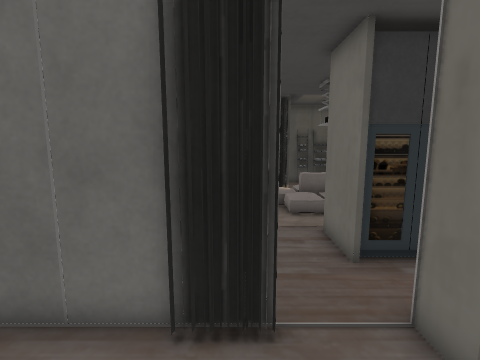
View 1 (above)

17 first-person views from a walk through a 3-D level made in the Unity game engine. The camera is 1.4 m above the floor, tilts 8° down and sees 85° across. The floor is counted in squares, 0.5 m on a side. Each view is taken from the middle of a square. On the plan, view 1 faces up. The plan holds only what a view shows up to about 19 squares ahead; the rest is blank. Door leaves are left out, so doorways stand open. Some surface patterns are stand-ins.

View 2
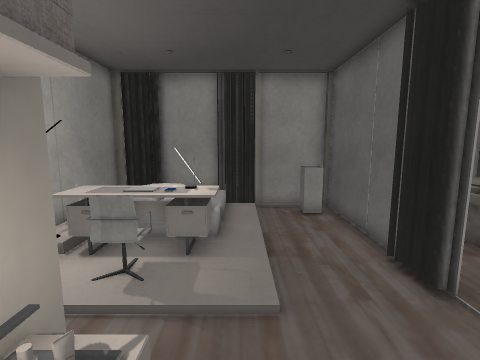

View 3
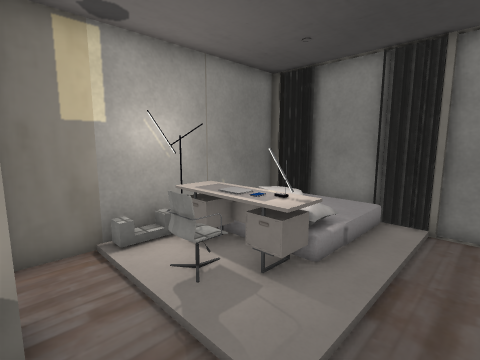

View 4
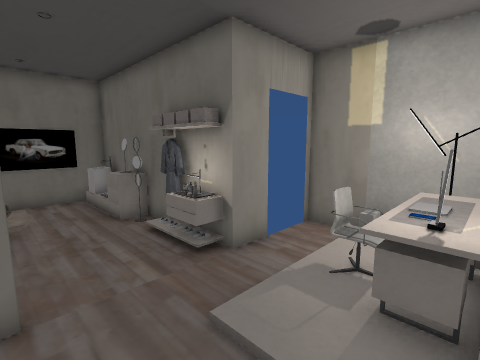

View 5
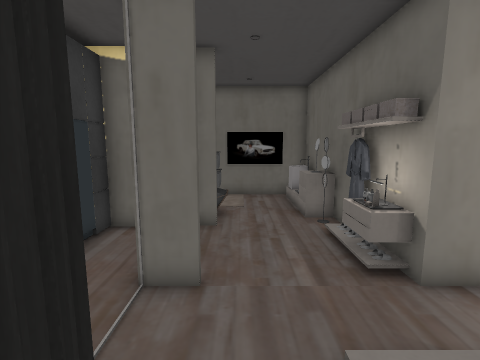

View 6
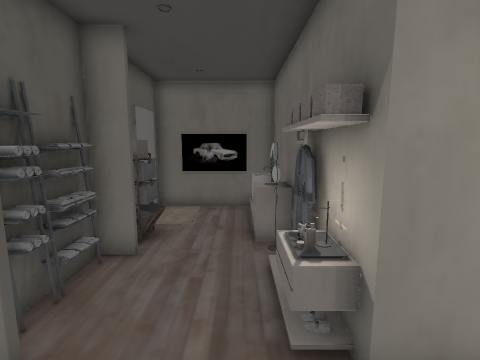

View 7
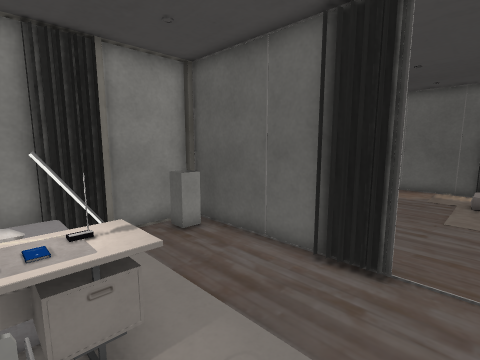

View 8
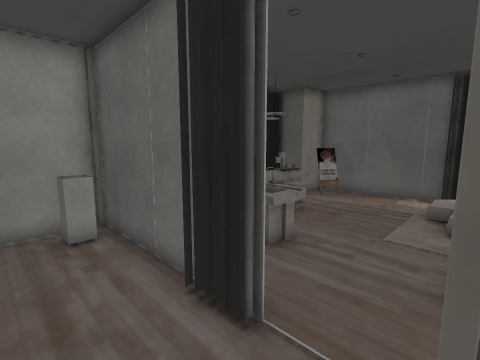

View 9
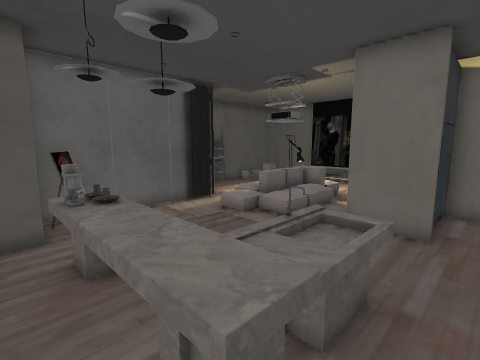

View 10
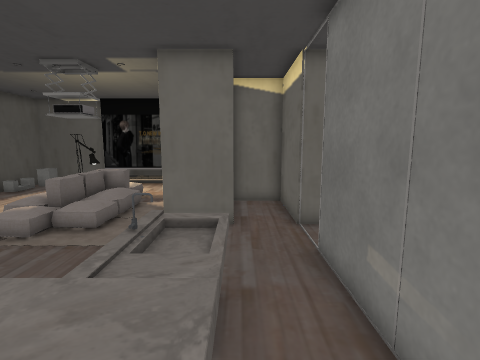

View 11
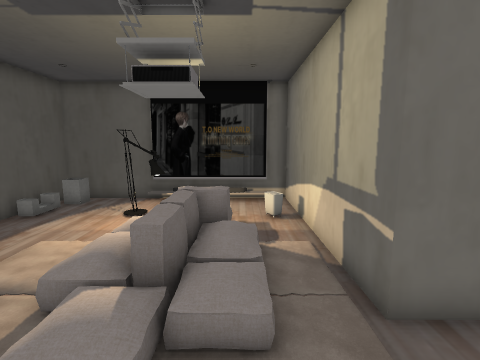

View 12
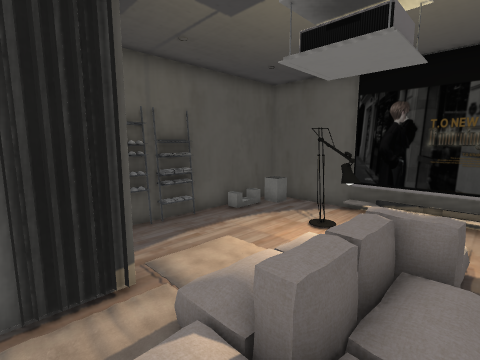

View 13
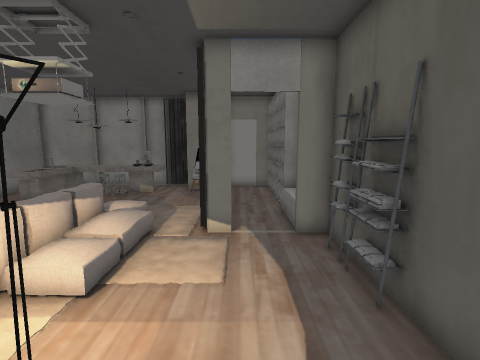

View 14
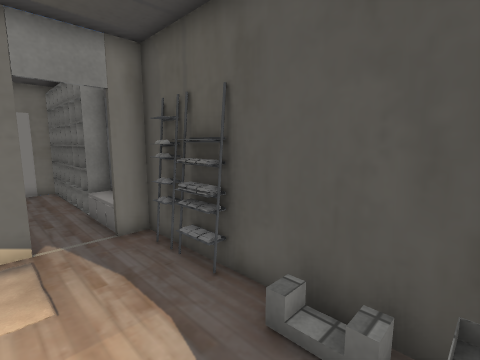

View 15
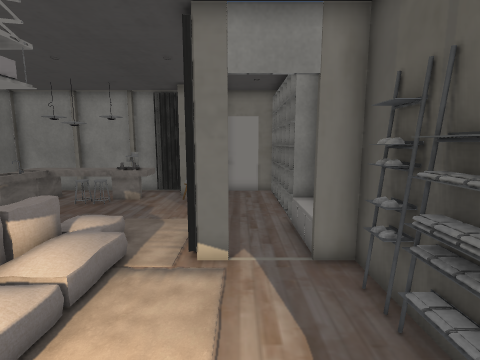

View 16
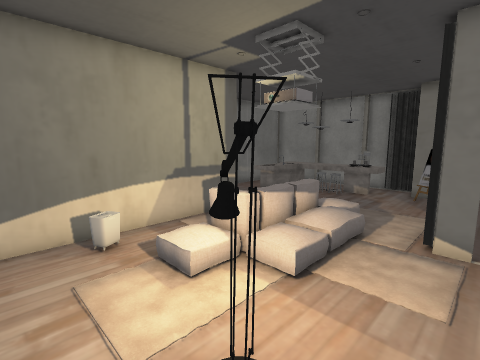

View 17
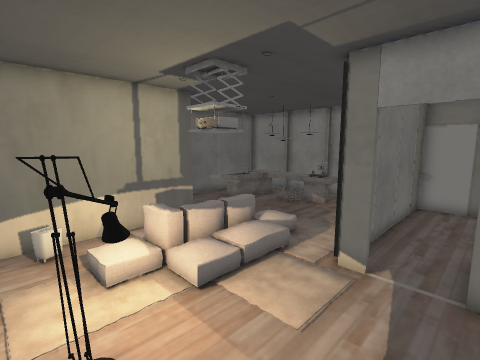

### Floor plan
Key: @ floor where view 1 was taken; # wall or solid block; . main floor; : floor 0.25 m higher than the main floor; + floor 0.5 m higher than the main floor; / step, stairs or slope; D open door; = window, fence, low wall or low ledge; ^ raised ledge; O other object.
Columns run from 7 left of view 1 to 12 right of it. Each row starts with its distance up from view 1.
 20        #OO##########
 19 #OOOOOOOOO###=#.//=#
 18 ##........D.......=#
 17  #........D........#
 16  ##########. ......#
 15   ##=... ... ...#..#
 14   #=.... OOOOOO##..#
 13   ##....OOO##OO  ..#
 12   ##.....OO##    ..#
 11  ###.....    O.....#
 10  #^# ....    ......#
  9  #^# .....##########
  8 ##^^^^....#
  7 ##^^^^^...#
  6 #..^^^^...OOO#
  5 #.  .........##
  4 ########DD#####  ###
  3 #^^.......#####OO  #
  2 # .................#
  1 ##.................#
  0 #O.....@.......=...#
 -1 #O::+OO...#OOO#^=#=#
 -2 #/:  OOO..##########
 -3 #/   .OO..D
 -4 #O   OO...D
 -5 ##########D

Positions as (right, up) in squares from view 1, and headings:
1: (0, 0), facing up
2: (5, 0), facing left
3: (3, 2), facing down-left
4: (-2, 3), facing down-right
5: (-2, 2), facing right
6: (0, 0), facing right
7: (2, -2), facing up-left
8: (3, 1), facing up-left
9: (-6, 5), facing up-right
10: (-6, 6), facing right
11: (-1, 11), facing right
12: (1, 11), facing up-right
13: (11, 17), facing left
14: (11, 16), facing up-left
15: (9, 17), facing left
16: (11, 17), facing down-left
17: (10, 19), facing down-left
